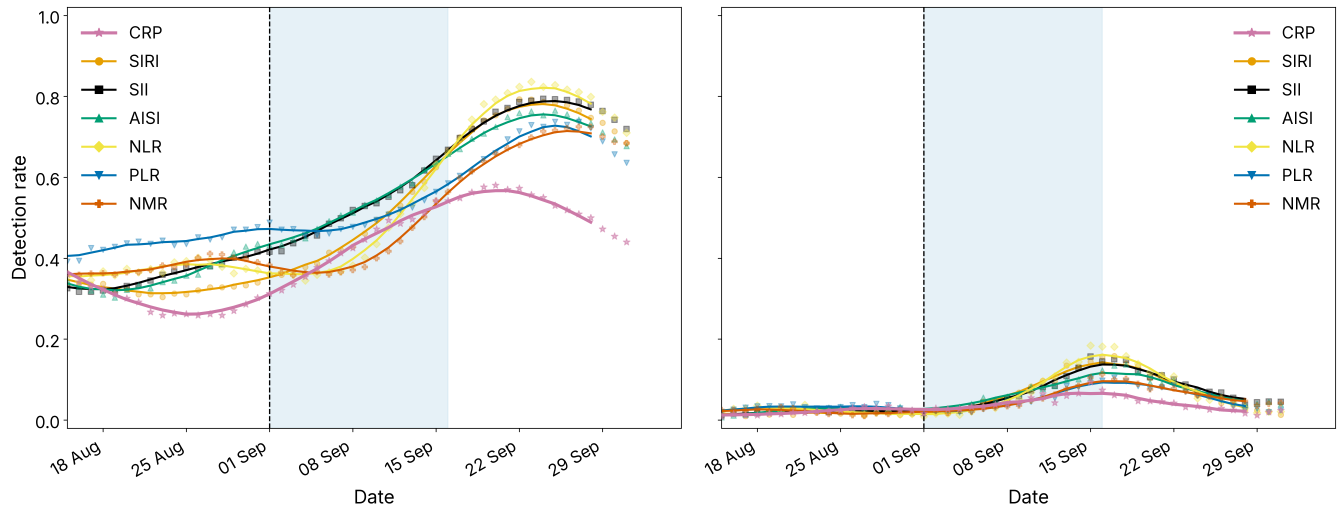
#> input picture figures/biomarkers_detection_rates_10.png, 5372 x 2062 px (shown at 1/4 size); its folder holds 3 pictures in this run
$ python make_from_panels.py
#> lines starting #> are read from the running program, lines starting #| are printed output that depends on the picture
from PIL import Image, ImageDraw, ImageFont
import numpy as np
import os

test_counts = [10, 50]
image_paths = [
    f'../../biomarkers_detection_rates_{count}.png' for count in test_counts
]

dpi = 300
width = 18
height = 16
width_pixels = int(width * dpi)
height_pixels = int(height * dpi)
panel_width = width_pixels
panel_height = height_pixels // 2
scale = 1.0

result = Image.new('RGBA', (width_pixels, height_pixels), (255, 255, 255, 255))
#> result: PIL image 5400x4800 RGBA; every value is 255
draw = ImageDraw.Draw(result)

img = Image.open(image_paths[0])
#> img is the input picture: PIL image 5372x2062 RGBA; mean R, G, B, A 242.8, 244.7, 244.8, 255
# w, h = height_pixels * img.size[0] // img.size[1], height_pixels
w, h = panel_width, panel_width * img.size[1] // img.size[0]
#> w = 5400; h = 2072
w, h = int(w * scale), int(h * scale)
img = img.resize((w, h), Image.Resampling.LANCZOS)
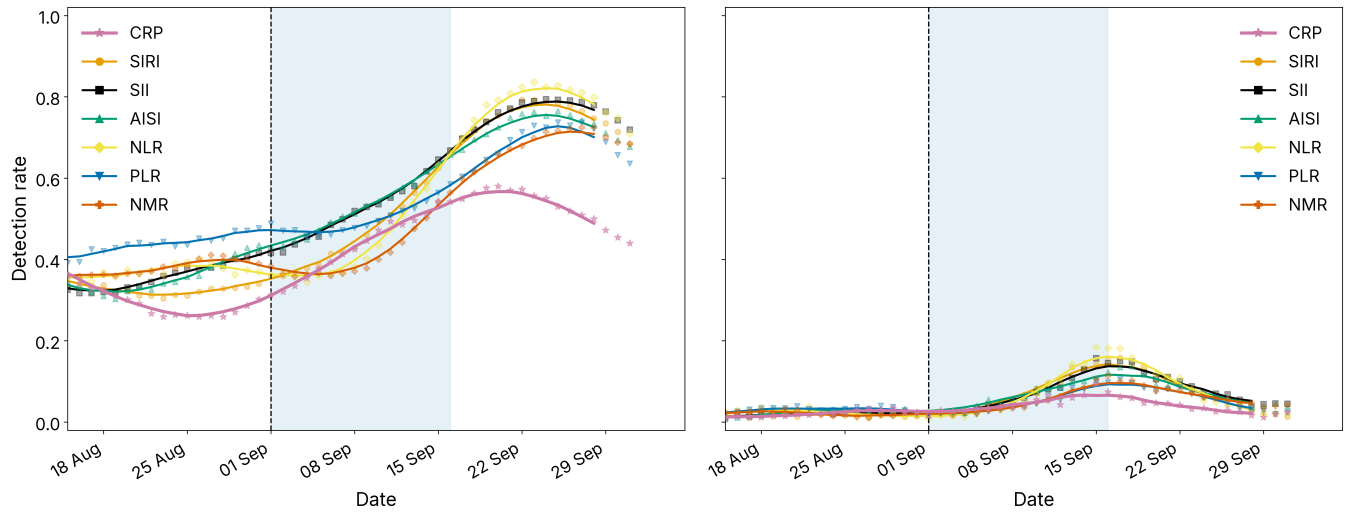
#> img: PIL image 5400x2072 RGBA (shown at 1/4 size); mean R, G, B, A 242.8, 244.7, 244.8, 255
result.paste(img, ((panel_width - w) // 2, (panel_height - h) // 2))
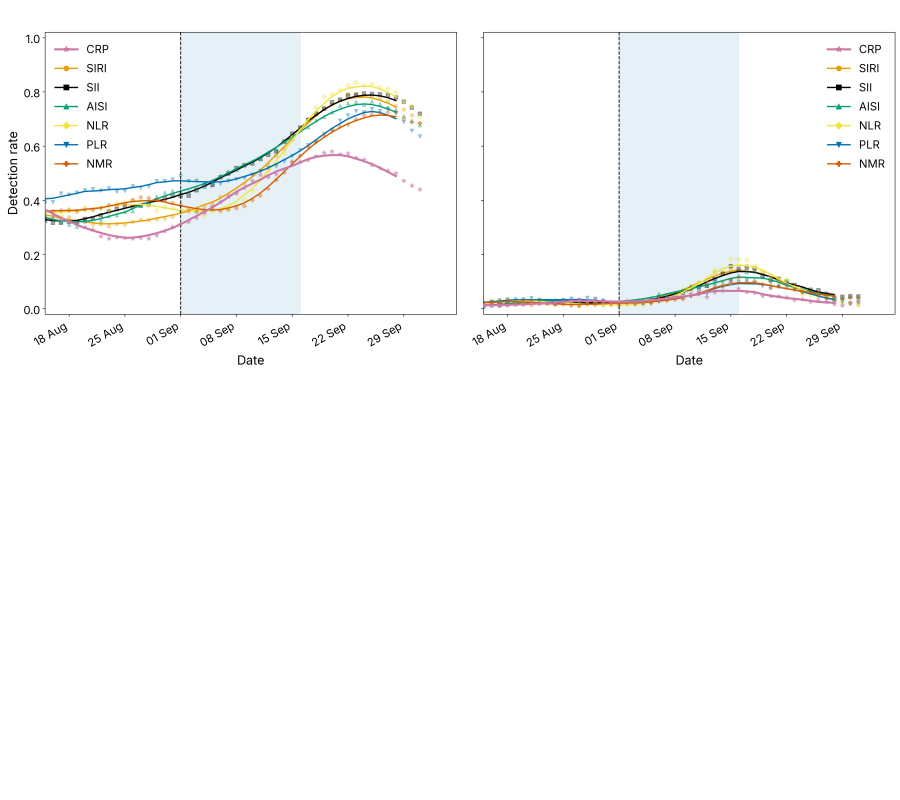
#> result: PIL image 5400x4800 RGBA (shown at 1/6 size); mean R, G, B, A 249.7, 250.6, 250.6, 255


img = Image.open(image_paths[1])
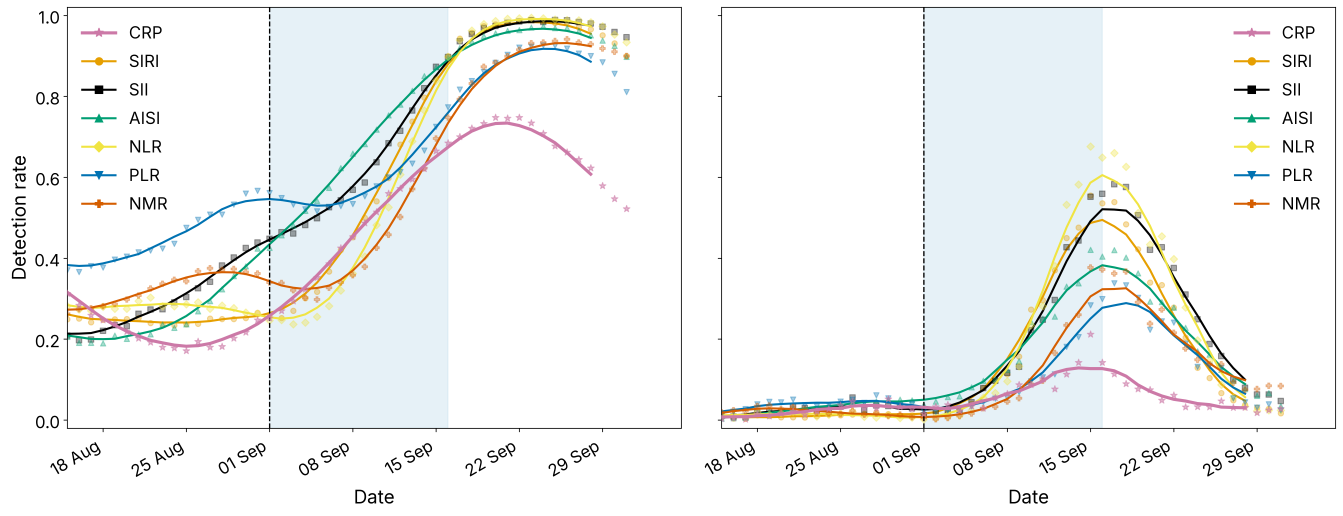
#> input picture figures/biomarkers_detection_rates_50.png, 5372 x 2062 px (shown at 1/4 size)
#> img is the input picture: PIL image 5372x2062 RGBA; mean R, G, B, A 241.9, 243.7, 243.3, 255
# w, h = height_pixels * img.size[0] // img.size[1], height_pixels
w, h = panel_width, panel_width * img.size[1] // img.size[0]
w, h = int(w * scale), int(h * scale)
img = img.resize((w, h), Image.Resampling.LANCZOS)
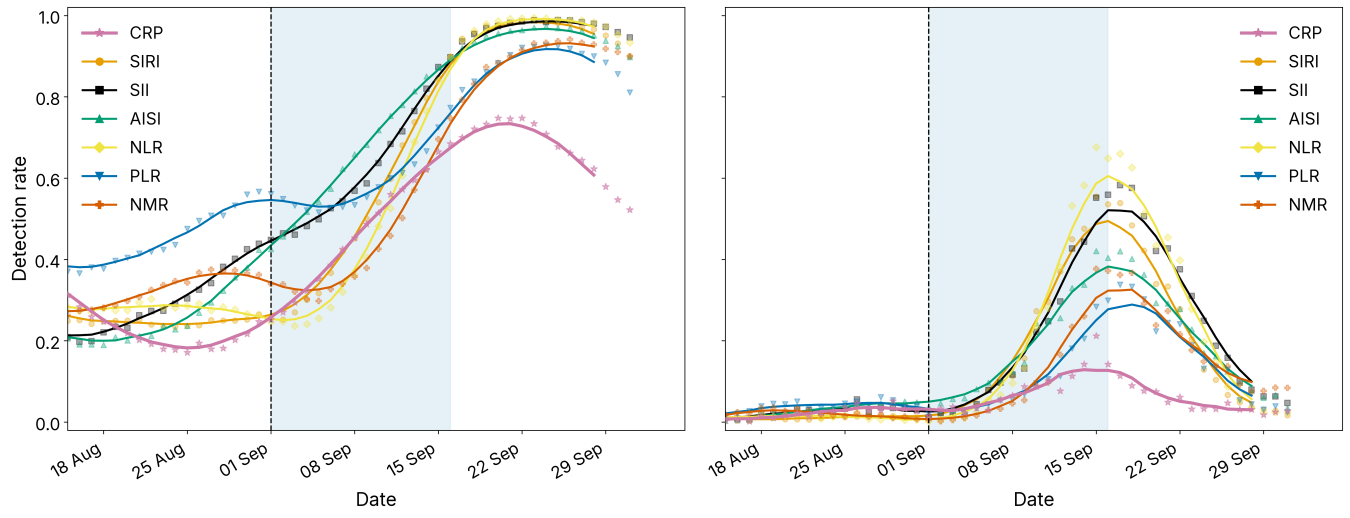
#> img: PIL image 5400x2072 RGBA (shown at 1/4 size); mean R, G, B, A 241.9, 243.7, 243.3, 255
result.paste(img, ((panel_width - w) // 2, panel_height + (panel_height - h) // 2))
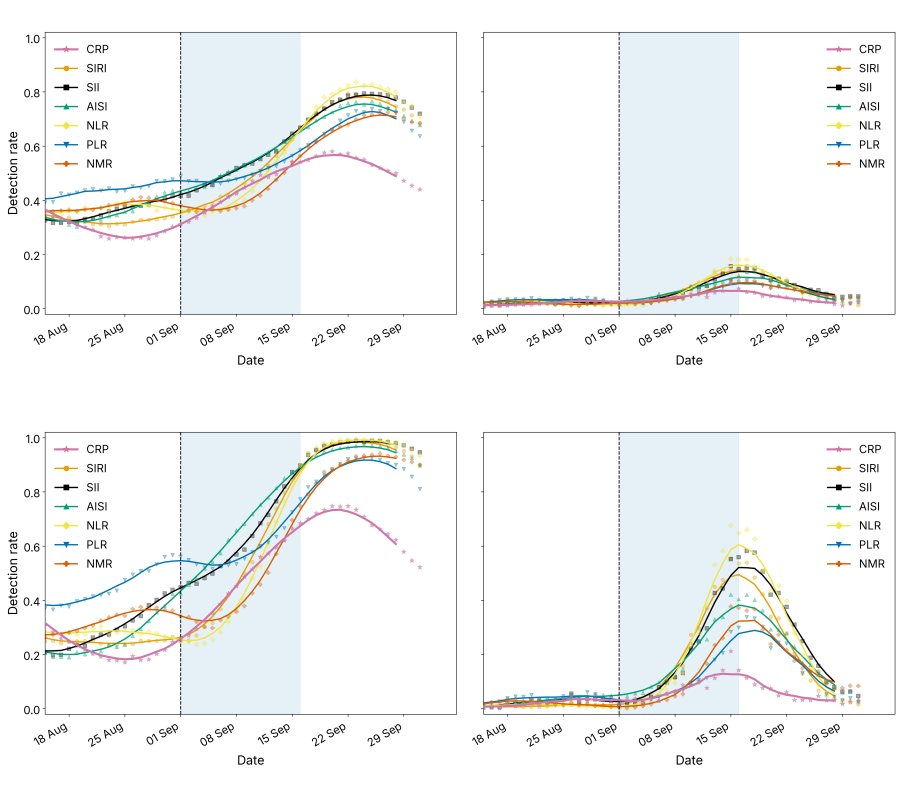
#> result: PIL image 5400x4800 RGBA (shown at 1/6 size); mean R, G, B, A 244.1, 245.7, 245.6, 255


padding = 150

try:
    font = ImageFont.truetype("C:\\Users\\Lenovo\\AppData\\Local\\Microsoft\\Windows\\Fonts\\Inter-VariableFont_opsz,wght.ttf", 125)
except:
    font = ImageFont.load_default()

panel_labels = ['A', 'B', 'C', 'D']

positions = [
    (padding, padding // 2),
    (panel_width // 2 + padding, padding // 2),
    (padding, panel_height + padding // 2),
    (panel_width // 2 + padding, panel_height + padding // 2),
]

for label, pos in zip(panel_labels, positions):
    draw.text(pos, label, fill='black', font=font, anchor='mm')


panel_titles = [
    f'{test} ({count} daily tests)' for count in test_counts for test in ['AIC', 'Anderson-Darling']
]

positions = [
    (panel_width // 4, padding // 2),
    (3 * panel_width // 4, padding // 2),
    (panel_width // 4, panel_height + padding // 2),
    (3 * panel_width // 4, panel_height + padding // 2),
]

for title, pos in zip(panel_titles, positions):
    draw.text(pos, title, fill='black', font=font, anchor='mm')

result.save('S3 Figure.png', dpi=(dpi, dpi))
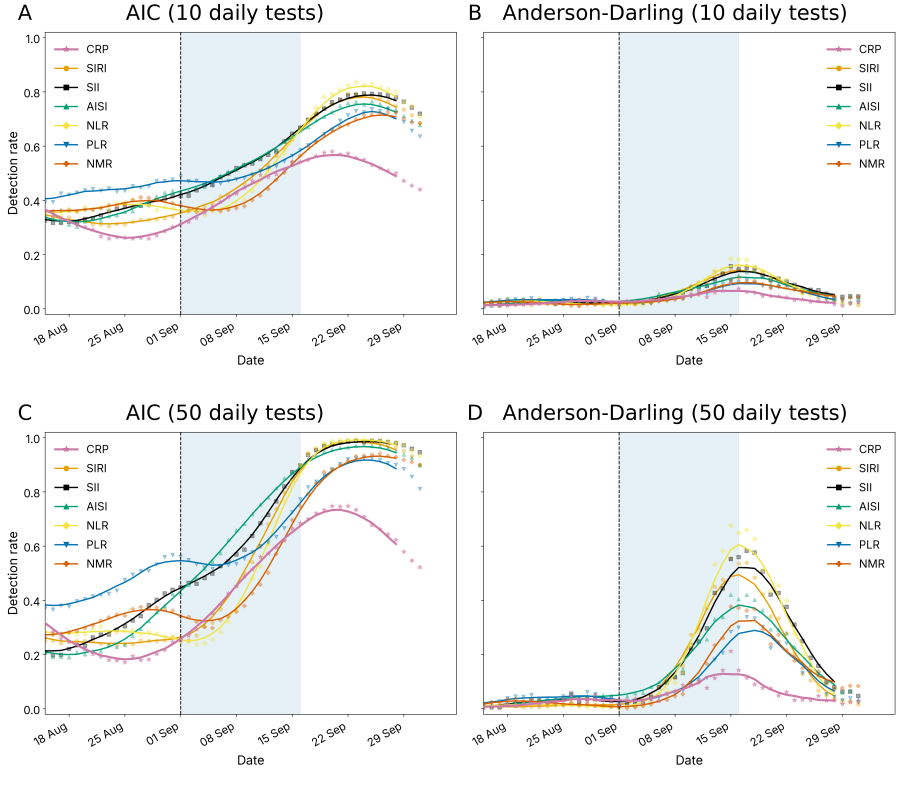
#> saved as S3 Figure.png: PIL image 5400x4800 RGBA (shown at 1/6 size); mean R, G, B, A 242.3, 244, 243.8, 255
